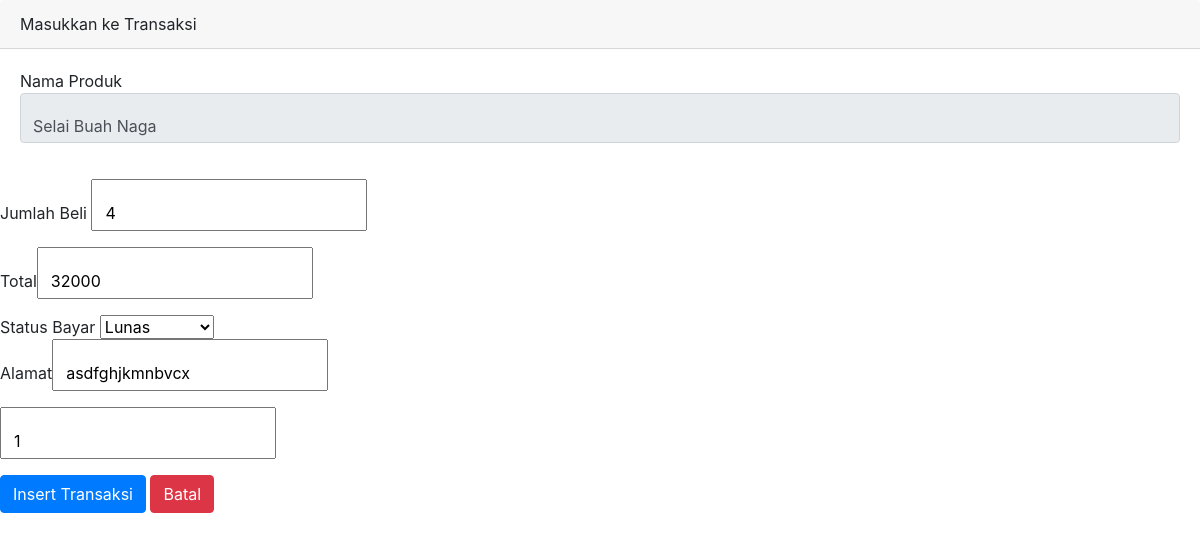
The page /WEB_NF/admin/insert-transaksi.php?id=T005 on the database its author committed.
### tables this page shows
CREATE TABLE `keranjang` (
  `ID_TRANSAKSI` varchar(5) NOT NULL,
  `ID_PRODUK` varchar(5) NOT NULL,
  `NAMA_PRODUK` varchar(20) NOT NULL,
  `ID_USER` varchar(5) NOT NULL,
  `JUMLAH_BELI` int(3) NOT NULL,
  `TGL_TRANSAKSI` varchar(15) NOT NULL,
  `ALAMAT` varchar(150) NOT NULL,
  `OPSI_PEMBAYARAN` int(2) NOT NULL COMMENT '1. Transaksi, 2. Cash',
  `GRAND_TOTAL` int(11) NOT NULL
);

### WEB_NF/admin/insert-transaksi.php (the view, shortened to what this page needs)
<?php
include "../functions.php";
$id = $_GET['id'];
$ambil = $conn->query("SELECT * FROM keranjang WHERE ID_TRANSAKSI = '$id'");
$perproduk = mysqli_fetch_array($ambil);
?>
<!DOCTYPE html>
<html lang="en">
<head>
    <link href="vendor/fontawesome-free/css/all.min.css" rel="stylesheet" type="text/css">
    <link href="css/sb-admin.css" rel="stylesheet">
</head>
<body>
    <div class="card-header">Masukkan ke Transaksi</div>
    <div class="card-body">
        <form method="POST">
            <div class="form-group">
                <div class="form-label-group">
                    Nama Produk<input type="text" name="nama_produk" class="form-control" placeholder="Nama Produk" value="<?php echo $perproduk["NAMA_PRODUK"]; ?>" readonly>
                </div>
            </div>
    </div>
    <div class="form-group">
        <div class="form-label-group">
            Jumlah Beli
            <input id="jumlah" name="jumlah" type="number" value="<?php echo $perproduk["JUMLAH_BELI"] ?>" readonly>
        </div>
    </div>
    <div class="form-group">
        <div class="form-label-group">
            Total<input id="total" name="total" type="number" value="<?php echo $perproduk["GRAND_TOTAL"] ?>" readonly>
        </div>
    </div>
    <div class="form-group">
        <div class="form-label-group">
            Status Bayar
            <select name="status_bayar" id="status_bayar">
                <option value="1">Lunas</option>
            </select>
        </div>
        <div class="form-group">
            <div class="form-label-group">
                Alamat<input name="alamat" id="alamat" value="<?php echo $perproduk["ALAMAT"] ?>" readonly></input>
            </div>
        </div>
        <div class="form-group">
            <div class="form-label-group">
                <input type="text" name="opsi" id="opsi" value="<?php echo $perproduk["OPSI_PEMBAYARAN"] ?>" readonly></input>
            </div>
        </div>
        <button type="submit" class="btn btn-primary" name="setujui">
            Insert Transaksi
        </button>
        <a href="index.php?page=tabel-pesanan">
            <button class="btn btn-danger" name="cancel">
                Batal
            </button>
        </a>
    </div>
</body>
</html>

### rows shown on the page
keranjang: nama_produk "Selai Buah Naga", jumlah "4", total "32000", alamat "asdfghjkmnbvcx", opsi "1"
